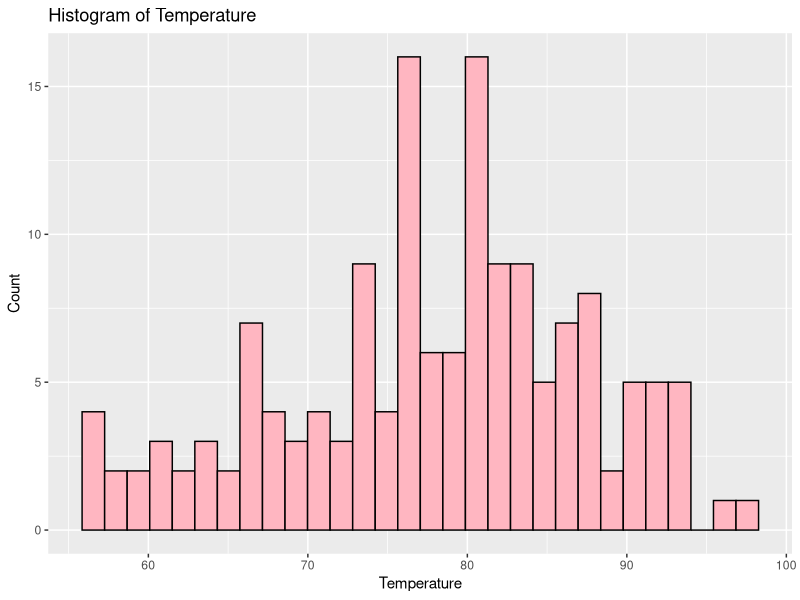

The R source for this figure: (Note: this script raises an error after producing the figure.)
#getting the data
library(tidyverse)
data<-airquality

#looking at the data
head(data)
str(data)
summary(data)

#Checking for missing values
sapply(data, function(x) sum(is.na(x)))

#Filling missing values
data$Ozone[is.na(data$Ozone)] <- mean(data$Ozone, na.rm = TRUE)
data$Solar.R[is.na(data$Solar.R)] <- mean(data$Solar.R, na.rm = TRUE)

#Checking missing values and looking at data again
sapply(data, function(x) sum(is.na(x)))
head(data)
str(data)
summary(data)


#some univariate plots
ggplot(data,aes(x=Temp))+
  geom_histogram(fill="lightpink",color="black")+
  labs(title="Histogram of Temperature",x="Temperature",y="Count")
ggplot(data,aes(x=conc))+
  geom_bar(fill="lightgrey",color="darkgreen")+
  labs(title="Bar plot of CO2 Concentration",x="CO2 Concentration",y="Count")
